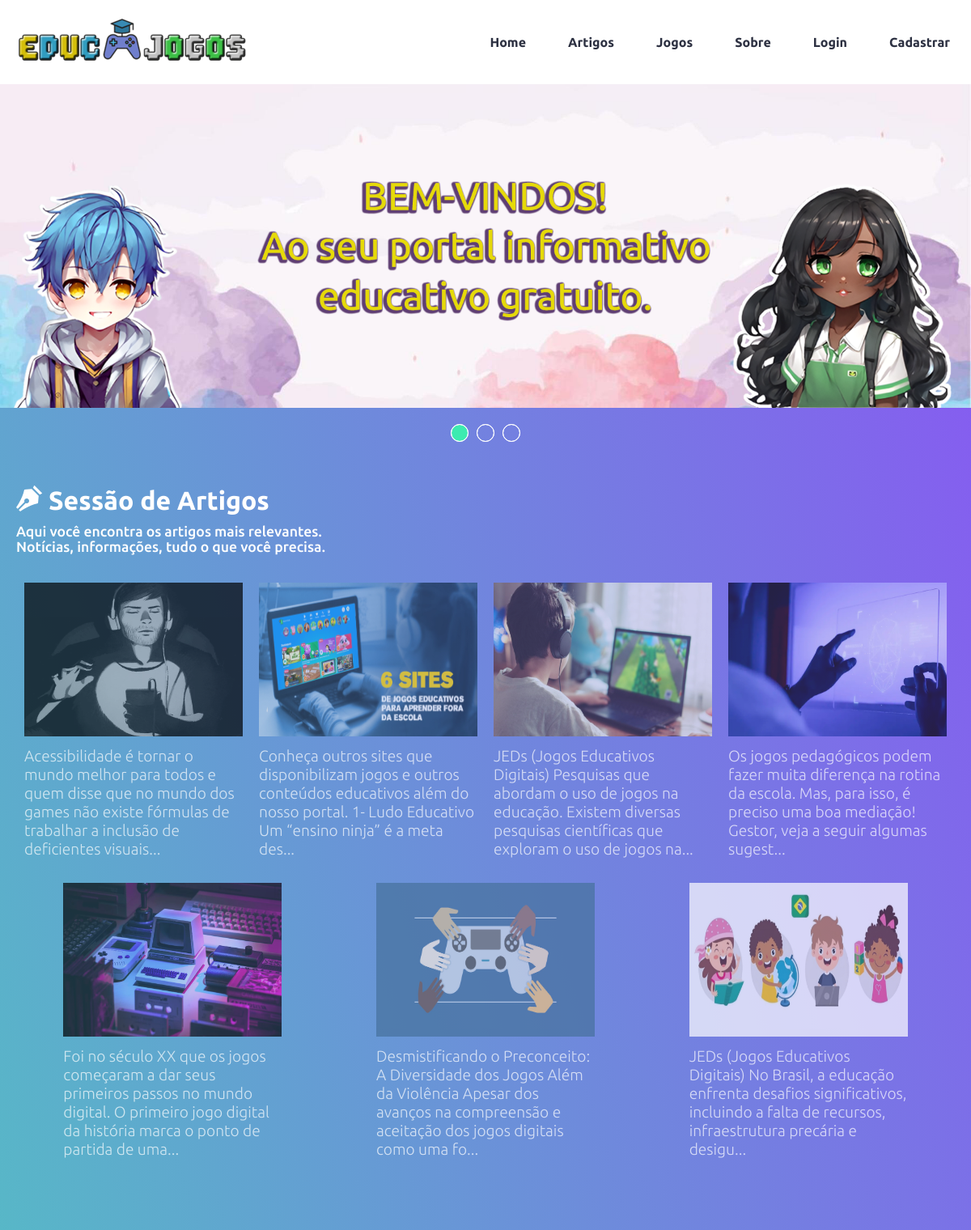
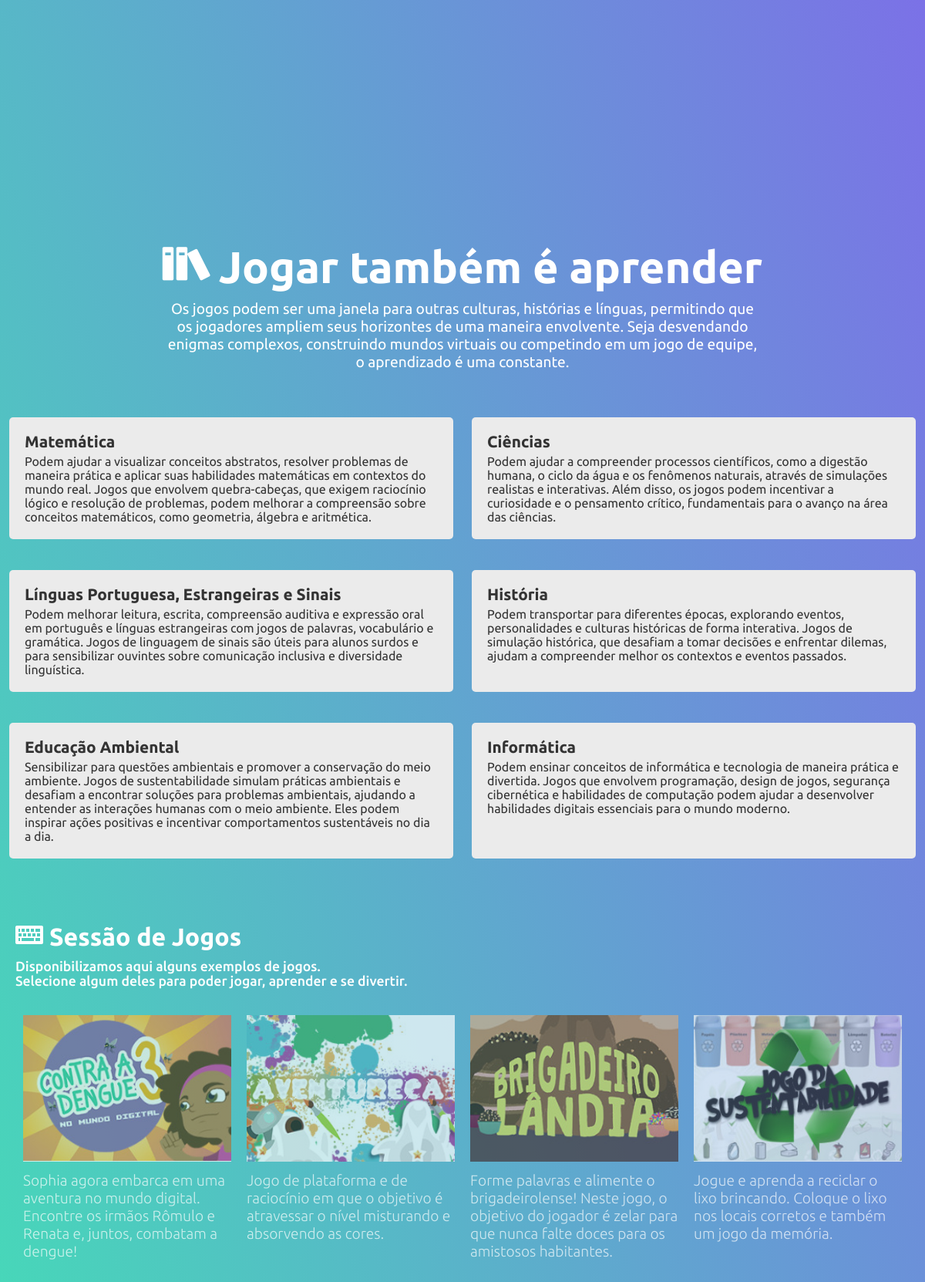
The page / (upper part) on the database its author committed (2 pictures, top to bottom).
### tables this page shows
CREATE TABLE `artigos` (
  `id` int(11) NOT NULL,
  `id_usuarios` int(11) NOT NULL,
  `titulo` varchar(255) NOT NULL,
  `imagem` varchar(255) DEFAULT NULL,
  `conteudo` text DEFAULT NULL,
  `data_publicacao` datetime DEFAULT current_timestamp()
);

CREATE TABLE `jogos` (
  `id` int(11) NOT NULL,
  `titulo_jogo` varchar(255) DEFAULT NULL,
  `imagem_jogo` varchar(255) DEFAULT NULL,
  `data_jogo` datetime DEFAULT current_timestamp(),
  `descricao_jogo` varchar(255) DEFAULT NULL,
  `iframe_url` varchar(255) DEFAULT NULL
);

### auth/autenticar.php (called while the page is built, shortened)
<?php
function verificaSeUsuarioEstaLogado()
{
    return isset($_SESSION['usuarios']);
}
$isUsuarioLogado = verificaSeUsuarioEstaLogado();

### index.php (the view, shortened to what this page needs)
<?php
require 'conn/conexao.php';
include 'auth/autenticar.php';
$query = "SELECT id, imagem, titulo, conteudo FROM artigos;";
$stmt = $conn->query($query);
$stmt->execute();
$query = "SELECT id, titulo_jogo, imagem_jogo, data_jogo, descricao_jogo, iframe_url FROM
 jogos;";
$jogo = $conn->query($query);
$jogo->execute();
?>
<!DOCTYPE html>
<html lang="pt-br">
<head>
  <link href="css/boot.css" rel="stylesheet" />
  <link href="css/style.css" rel="stylesheet" />
  <link href="css/fonticon.css" rel="stylesheet" />
  <link rel="stylesheet" href="css/slide.css">
  <link rel="stylesheet" href="https://cdnjs.cloudflare.com/ajax/libs/font-awesome/6.2.0/css/all.min.css">
</head>
<body>
  <?php include 'inc/menu.php'; ?>
  <section class="slider">
    <div class="slider-content">
      <div class="slide-box primeiro">
        <img class="img-desktop" src="img/bg_main_home.png" alt="slide1">
      </div>
      <div class="nav-auto">
        <div class="auto-btn1"></div>
        <div class="auto-btn2"></div>
        <div class="auto-btn3"></div>
      </div>
      <div class="nav-manual">
        <label for="radio1" class="manual-btn"></label>
        <label for="radio2" class="manual-btn"></label>
        <label for="radio3" class="manual-btn"></label>
      </div>
    </div>
  </section>
  <section class="main_blog" id="artigos">
    <header class="main_blog_header">
      <h1 class="icon-pen">Sessão de Artigos</h1>
      <p>
        Aqui você encontra os artigos mais relevantes. <br>
        Notícias, informações, tudo o que você precisa.
      </p>
    </header>
    <?php while ($row = $stmt->fetch(PDO::FETCH_ASSOC)) { ?>
      <article>
        <a href="exibir_artigo.php?id=<?php echo $row['id'] ?>">
          <img src="img/<?php echo basename($row['imagem']); ?>" width="200px" height="200px" alt="Imagem do Artigo">
        </a>
        <h2>
          <a href="exibir_artigo.php?id=<?php echo $row['id'] ?>" class="title">
            <?php
            if (strlen($row['conteudo']) > 200) {
              echo substr($row['conteudo'], 0, 156) . '...';
            } else {
              echo $row['conteudo'];
            }
            ?>
          </a>
        </h2>
      </article>
    <?php } ?>
  </section>
  <section class="main_course">
    <header class="main_course_header">
      <img src="img/logo-gif.gif" alt="img" title="Logo EDUC JOGOS" />
      <h1 class="icon-books">Jogar também é aprender</h1>
      <p>
        Os jogos podem ser uma janela para outras culturas, histórias e línguas, permitindo que os jogadores ampliem
        seus horizontes de uma maneira envolvente. Seja desvendando enigmas complexos, construindo mundos virtuais ou
        competindo em um jogo de equipe, o aprendizado é uma constante.
      </p>
    </header>
    <div class="main_course_content">
      <article>
        <header>
          <h2>Matemática</h2>
          <p>
            Podem ajudar a visualizar conceitos abstratos, resolver problemas de maneira prática e aplicar suas
            habilidades matemáticas em contextos do mundo real. Jogos que envolvem quebra-cabeças, que exigem raciocínio
            lógico e resolução de problemas, podem melhorar a compreensão sobre conceitos matemáticos, como geometria,
            álgebra e aritmética.
          </p>
        </header>
      </article>
      <article>
        <header>
          <h2>Ciências</h2>
          <p>
            Podem ajudar a compreender processos científicos, como a digestão humana, o ciclo da água e os fenômenos
            naturais, através de simulações realistas e interativas. Além disso, os jogos podem incentivar a curiosidade
            e o pensamento crítico, fundamentais para o avanço na área das ciências.
          </p>
        </header>
      </article>
      <article>
        <header>
          <h2>Línguas Portuguesa, Estrangeiras e Sinais</h2>
          <p>
            Podem melhorar leitura, escrita, compreensão auditiva e expressão oral em português e línguas estrangeiras com jogos de palavras, vocabulário e gramática. Jogos de linguagem de sinais são úteis para alunos surdos e para sensibilizar ouvintes sobre comunicação inclusiva e diversidade linguística.
          </p>
        </header>
      </article>
      <article>
        <header>
          <h2>História</h2>
          <p>
            Podem transportar para diferentes épocas, explorando eventos, personalidades e culturas históricas de forma interativa. Jogos de simulação histórica, que desafiam a tomar decisões e enfrentar dilemas, ajudam a compreender melhor os contextos e eventos passados.
          </p>
        </header>
      </article>
      <article>
        <header>
          <h2>Educação Ambiental</h2>
          <p>
            Sensibilizar para questões ambientais e promover a conservação do meio ambiente. Jogos de sustentabilidade simulam práticas ambientais e desafiam a encontrar soluções para problemas ambientais, ajudando a entender as interações humanas com o meio ambiente. Eles podem inspirar ações positivas e incentivar comportamentos sustentáveis no dia a dia.
          </p>
        </header>
      </article>
      <article>
        <header>
          <h2>Informática</h2>
          <p>
            Podem ensinar conceitos de informática e tecnologia de maneira prática e divertida. Jogos que envolvem
            programação, design de jogos, segurança cibernética e habilidades de computação podem ajudar a desenvolver
            habilidades digitais essenciais para o mundo moderno.
          </p>
        </header>
      </article>
    </div>
    <section class="main_games" id="jogos">
      <header class="main_games_header">
        <h1 class="icon-keyboard">Sessão de Jogos</h1>
        <p>
          Disponibilizamos aqui alguns exemplos de jogos. <br>
          Selecione algum deles para poder jogar, aprender e se divertir.
        </p>
      </header>
      <?php while ($row = $jogo->fetch(PDO::FETCH_ASSOC)) { ?>
        <article>
          <a href="exibir_jogo.php?id=<?php echo $row['id'] ?>">
            <img src="img/<?php echo basename($row['imagem_jogo']); ?>" width="200px" height="200px" alt="Imagem do Jogo" />
          </a>
          <h2>
            <a href="exibir_jogo.php?id=<?php echo $row['id'] ?>" class="title">
              <?php
              if (strlen($row['descricao_jogo']) > 200) {
                echo substr($row['descricao_jogo'], 0, 156) . '...';
              } else {
                echo $row['descricao_jogo'];
              }
              ?>
            </a>
          </h2>
        </article>
      <?php } ?>
    </section>
</body>
</html>

### inc/menu.php
<header class="main_header">
  <div class="main_header_content">
    <a href="index.php" class="logo">
      <img src="img/logo3.png" alt="EDUC JOGOS" title="EDUC JOGOS" />
    </a>
    <nav class="main_header_content_menu">
      <ul>
        <li><a href="index.php">Home</a></li>
        <li><a href="#artigos">Artigos</a></li>
        <li><a href="#jogos">Jogos</a></li>
        <li><a href="#sobre">Sobre</a></li>
        <?php if ($isUsuarioLogado) : ?>
          <li><a href="logout.php">Logout</a></li>
        <?php else : ?>
          <li><a href="login.php">Login</a></li>
          <li><a href="cadastro.php">Cadastrar</a></li>
        <?php endif; ?>
      </ul>
    </nav>
  </div>
</header>

### css/boot.css (style rules this page uses)
* { padding: 0; margin: 0; box-sizing: border-box; text-decoration: none; font-size: 1em; font-family: 'Ubuntu', sans-serif; }

### css/style.css (style rules this page uses)
body { background: linear-gradient(72deg, #3DEBB0 1%, #8956F3 99%); }
.main_header { width: 100%; background: #fff; }
html { scroll-behavior: smooth; }
.main_header .main_header_content { max-width: 1300px; margin: 0 auto; display: flex; flex-wrap: wrap; }
.main_header .main_header_content .logo { flex-basis: 330px; padding: 20px; width: 290px; }
.main_header .main_header_content .main_header_content_menu { flex-basis: calc(100% - 330px); display: flex; justify-content: flex-end; }
.main_header_content_menu ul { display: flex; align-items: stretch; font-weight: 600; }
.main_header_content_menu ul li { list-style: none; display: flex; align-items: center; }
.main_header_content_menu ul li a { padding: 0 26px; display: flex; align-items: center; height: 100%; color: #2d3142; }
.main_blog { max-width: calc(1300px - 40px); padding: 0 20px; margin: 0 auto; margin-bottom: -90px; display: flex; justify-content: space-around; flex-wrap: wrap; }
.main_blog_header { flex-basis: 100%; margin: 30px 0; padding-top: 60px; }
.main_blog_header h1 { color: #fff; margin-bottom: 10px; font-size: 2.0em; }
.main_blog_header p { color: #fff; margin-bottom: 5px; font-size: 1.1em; font-weight: 500; }
.main_blog article { flex-basis: calc(25% - 20px); margin-bottom: 30px; opacity: 0.7; }
.main_blog article img { width: 100%; padding-bottom: 10px; }
.main_blog article h2 { font-weight: 300; color: #333; font-size: 1.2em; }
.main_blog article h2 a { color: #fff; font-weight: 300; }
.main_course { width: 100%; }
.main_course_header { max-width: 780px; margin: 0 auto; text-align: center; color: #fff; margin-bottom: 40px; font-size: 1.2em; }
.main_course_header img { margin-bottom: 20px; margin-top: 150px; }
.main_course_header h1 { font-size: 3em; margin-bottom: 10px; color: #fff; }
.main_course_content { max-width: 1300px; margin: 0 auto; display: flex; flex-wrap: wrap; justify-content: space-around; margin-bottom: 40px; }
.main_course_content article { flex-basis: 48%; margin: 20px 0; background-color: #ebebeb; border-radius: 5px; -moz-border-radius: 5px; -webkit-border-radius: 5px; padding: 20px; }
.main_course_content article h2 { font-size: 1.3em; color: #333; margin-bottom: 4px; }
.main_course_content article p { font-size: 1.0em; color: #333; }
.main_games { max-width: calc(1300px - 40px); padding: 0 20px; margin: 0 auto; margin-top: -70px; margin-bottom: 80px; display: flex; justify-content: space-around; flex-wrap: wrap; }
.main_games_header { flex-basis: 100%; margin: 30px 0; padding-top: 60px; }
.main_games_header h1 { color: #fff; margin-bottom: 10px; font-size: 2.0em; }
.main_games_header p { color: #fff; margin-bottom: 5px; font-size: 1.1em; font-weight: 500; }
.main_games article { flex-basis: calc(25% - 20px); margin-bottom: 30px; opacity: 0.7; }
.main_games article img { width: 100%; padding-bottom: 10px; }
.main_games article h2 { font-weight: 300; color: #333; font-size: 1.2em; }
.main_games article h2 a { color: #fff; font-weight: 300; }

### css/slide.css (style rules this page uses)
section.slider { margin: 0 auto; width: 100%; height: auto; padding: 0 !important; overflow: hidden; }
.slider-content { width: 400%; height: auto; display: flex; }
.slide-box { width: 25%; height: auto; position: relative; text-align: center; transition: 1s; }
.slide-box img { width: 100%; }
.nav-manual, .nav-auto { position: absolute; width: 100%; margin-top: 35%; display: flex; justify-content: center; }
.nav-manual .manual-btn, .nav-auto div { border: 1px solid #fff; padding: 10px; border-radius: 50%; cursor: pointer; transition: 0.2s; }
.nav-manual .manual-btn:not(:last-child), .nav-auto div:not(:last-child) { margin-right: 10px; }
#radio1:checked ~ .nav-auto .auto-btn1 { background-color: #3DEBB0; }
#radio1:checked ~ .primeiro { margin-left: 0%; }

### rows shown on the page
artigos: imagem (picture), conteudo "Acessibilidade é tornar o mundo melhor para todos e quem disse que no mundo dos games não existe fórmulas de trabalhar a inclusão de deficientes visuais"
artigos: imagem (picture), conteudo "Conheça outros sites que disponibilizam jogos e outros conteúdos educativos além do nosso portal. 1- Ludo Educativo Um “ensino ninja” é a meta des"
artigos: imagem (picture), conteudo "JEDs (Jogos Educativos Digitais) Pesquisas que abordam o uso de jogos na educação. Existem diversas pesquisas científicas que exploram o uso de jogos na"
artigos: imagem (picture), conteudo "Os jogos pedagógicos podem fazer muita diferença na rotina da escola. Mas, para isso, é preciso uma boa mediação! Gestor, veja a seguir algumas sugest"
artigos: imagem (picture), conteudo "Foi no século XX que os jogos começaram a dar seus primeiros passos no mundo digital. O primeiro jogo digital da história marca o ponto de partida de uma"
artigos: imagem (picture), conteudo "Desmistificando o Preconceito: A Diversidade dos Jogos Além da Violência Apesar dos avanços na compreensão e aceitação dos jogos digitais como uma fo"
artigos: imagem (picture), conteudo "JEDs (Jogos Educativos Digitais) No Brasil, a educação enfrenta desafios significativos, incluindo a falta de recursos, infraestrutura precária e desigu"
jogos: imagem_jogo (picture), descricao_jogo "Sophia agora embarca em uma aventura no mundo digital. Encontre os irmãos Rômulo e Renata e, juntos, combatam a dengue!"
jogos: imagem_jogo (picture), descricao_jogo "Jogo de plataforma e de raciocínio em que o objetivo é atravessar o nível misturando e absorvendo as cores."
jogos: imagem_jogo (picture), descricao_jogo "Forme palavras e alimente o brigadeirolense! Neste jogo, o objetivo do jogador é zelar para que nunca falte doces para os amistosos habitantes."
jogos: imagem_jogo (picture), descricao_jogo "Jogue e aprenda a reciclar o lixo brincando. Coloque o lixo nos locais corretos e também um jogo da memória."
